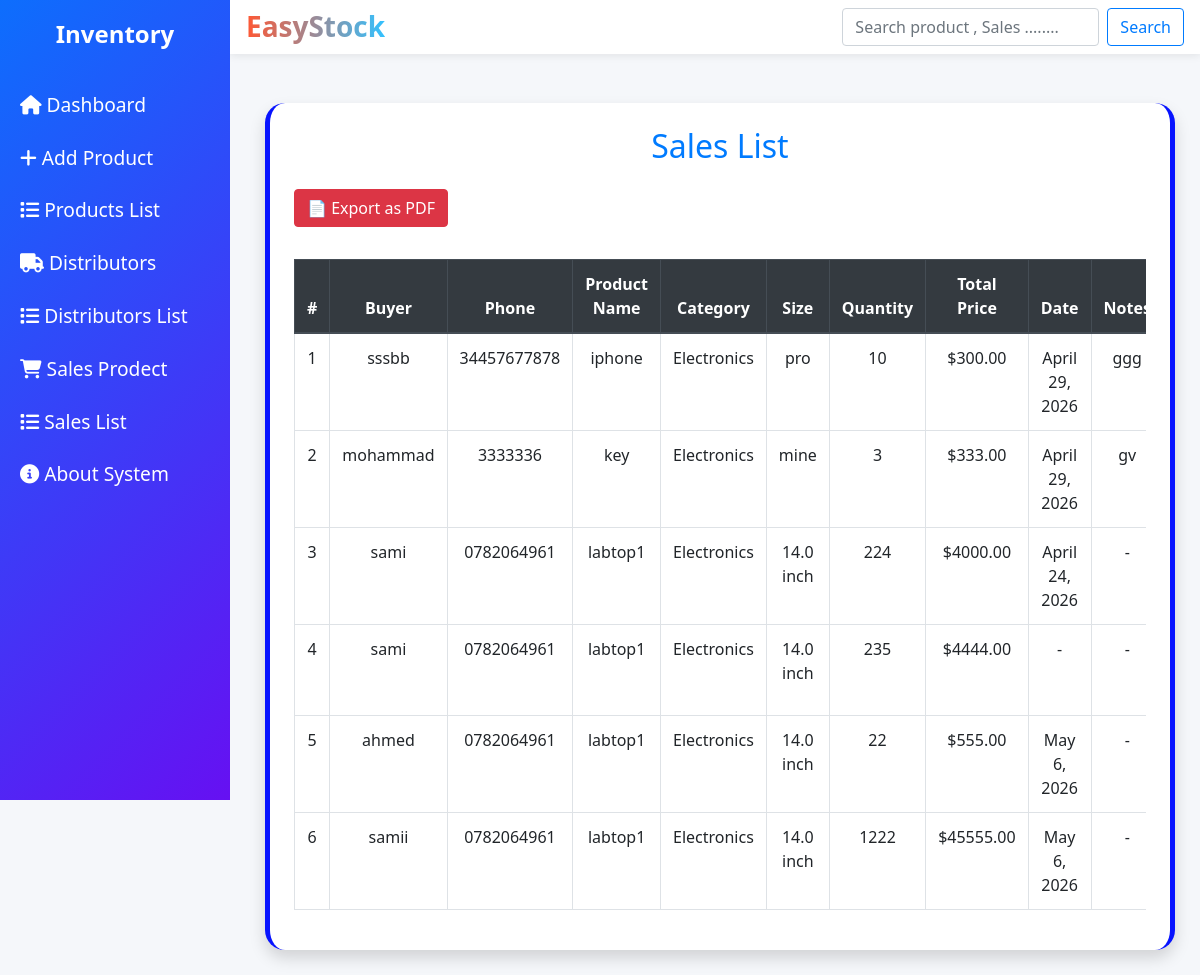
/sales_list/, run on the app's committed database.
### app_app/models.py (models this page shows, shortened)
class Sale(models.Model):
    product = models.ForeignKey(Product, on_delete=models.PROTECT)
    buyer_name = models.CharField(max_length=255)
    phone = models.CharField(max_length=20, null=True, blank=True)
    quantity = models.PositiveIntegerField()
    total_price = models.DecimalField(max_digits=10, decimal_places=2)
    sale_date = models.DateField(null=True, blank=True)
    notes = models.TextField(null=True, blank=True)
    created_at = models.DateTimeField(auto_now_add=True)
    updated_at = models.DateTimeField(auto_now=True)

class Product(models.Model):
    CATEGORY_CHOICES = [
        ('electronics', 'Electronics'),
        ('clothing', 'Clothing'),
        ('food', 'Food'),
        ('accessories', 'Accessories'),
    ]
    SUPPLIER_CHOICES = [
        ('amazon', 'Amazon'),
        ('alibaba', 'Alibaba'),
        ('local', 'Local Supplier'),
    ]
    name = models.CharField(max_length=255)
    sku = models.CharField(max_length=100, unique=True)
    quantity = models.PositiveIntegerField()  # المخزون الأساسي
    min_stock = models.PositiveIntegerField(null=True, blank=True)
    category = models.CharField(max_length=50, choices=CATEGORY_CHOICES)
    cost = models.DecimalField(max_digits=10, decimal_places=2)
    price = models.DecimalField(max_digits=10, decimal_places=2)
    discount = models.DecimalField(max_digits=10, decimal_places=2, null=True, blank=True)
    supplier = models.CharField(max_length=50, choices=SUPPLIER_CHOICES, null=True, blank=True)
    image = models.ImageField(upload_to='products/', null=True, blank=True)
    import_date = models.DateField(null=True, blank=True)
    size = models.CharField(max_length=100, null=True, blank=True)
    notes = models.TextField(null=True, blank=True)
    created_at = models.DateTimeField(auto_now_add=True)
    updated_at = models.DateTimeField(auto_now=True)

### app_app/views.py (the view, shortened to what this page needs)
# urls.py: path('sales_list/', views.sales_list, name='sales_list'),
def sales_list(request):
    query = request.GET.get('q', '')
    sales = Sale.objects.all()
    context={
        "sales": sales,
        'query': query,
    }
    return render(request,'pages/list/sales_list.html',context)

### templates/pages/list/sales_list.html (shortened to what this page needs)
{% extends "base.html" %}
{% block content %}
<div class="content container mt-4">
  <div class="card shadow p-4">
    <h2 class="mb-4 text-center text-primary">Sales List</h2>
   <div class="mb-3">
  <a href="{% url 'export_sales_pdf' %}" class="btn btn-danger mb-3">
  📄 Export as PDF
</a>
</div>
    <div class="table-responsive">
      <table class="table table-bordered table-hover text-center">
        <thead class="thead-dark">
          <tr>
            <th>#</th>
            <th>Buyer</th>
            <th>Phone</th>
            <th>Product Name</th>
            <th>Category</th>
            <th>Size</th>
            <th>Quantity</th>
            <th>Total Price</th>
            <th>Date</th>
            <th>Notes</th>
          </tr>
        </thead>
        <tbody>
          {% for s in sales %}
          <tr>
            <td>{{ forloop.counter }}</td>
            <td>{{ s.buyer_name }}</td>
            <td>{{ s.phone|default:"-" }}</td>
            <td>{{ s.product.name }}</td>
            <td>{{ s.product.get_category_display|default:"-" }}</td>
            <td>{{ s.product.size|default:"-" }}</td>
            <td>{{ s.quantity }}</td>
            <td>${{ s.total_price }}</td>
            <td>{{ s.sale_date|default:"-" }}</td>
            <td>{{ s.notes|default:"-" }}</td>
          </tr>
            {% empty %}
          <tr>
            <td colspan="11">No sales found</td>
          </tr>
          {% endfor %}
        </tbody>
      </table>
    </div>
  </div>
</div>
{% endblock %}

### inventory/static/style.css (style rules this page uses)
body { margin: 0; background-color: #f5f7fa; font-family: 'Segoe UI', sans-serif; }
.content { margin-left: 230px; padding: 25px; }
.card { border-radius: 20px; border: none; box-shadow: 0 5px 15px rgba(0,0,0,0.06); transition: 0.4s; border-left:5px solid #0713ff; border-right:5px solid #0713ff; }
.content { margin-left: 240px; width: 80%; }

### data on the page
Sale: buyer_name "sssbb", phone "34457677878", product.name "iphone", product.category "Electronics", product.size "pro", quantity "10", total_price "300.00", sale_date "April 29, 2026", notes "ggg"
Sale: buyer_name "mohammad", phone "3333336", product.name "key", product.category "Electronics", product.size "mine", quantity "3", total_price "333.00", sale_date "April 29, 2026", notes "gv"
Sale: buyer_name "sami", phone "0782064961", product.name "labtop1", product.category "Electronics", product.size "14.0 inch", quantity "224", total_price "4000.00", sale_date "April 24, 2026", notes "-"
Sale: buyer_name "sami", phone "0782064961", product.name "labtop1", product.category "Electronics", product.size "14.0 inch", quantity "235", total_price "4444.00", sale_date "-", notes "-"
Sale: buyer_name "ahmed", phone "0782064961", product.name "labtop1", product.category "Electronics", product.size "14.0 inch", quantity "22", total_price "555.00", sale_date "May 6, 2026", notes "-"
Sale: buyer_name "samii", phone "0782064961", product.name "labtop1", product.category "Electronics", product.size "14.0 inch", quantity "1222", total_price "45555.00", sale_date "May 6, 2026", notes "-"
